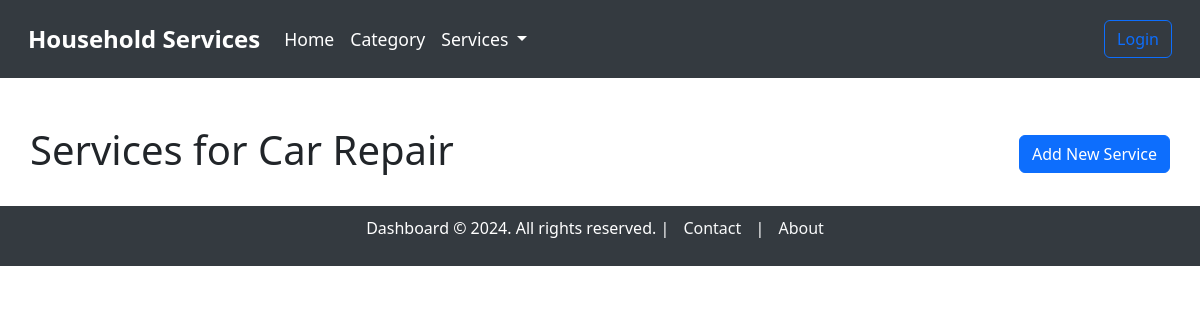
The app's page /service_dashboard/3, older data.
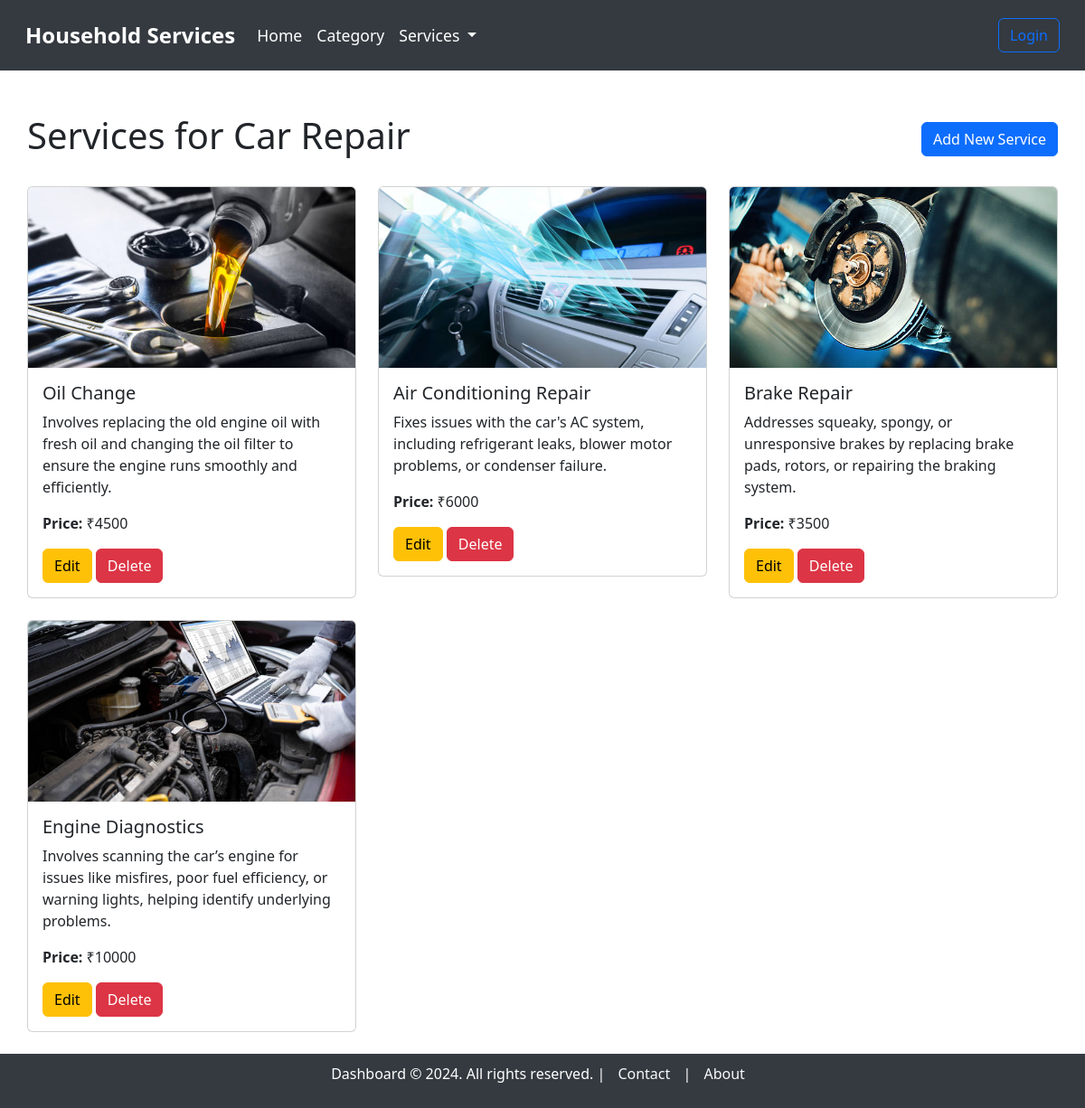
The same page, newer data.
### model.py (models this page shows, shortened)
class Category(db.Model):
    __tablename__ = "category"
    category_id = db.Column(db.Integer, autoincrement=True, primary_key=True)
    category_name = db.Column(db.String, unique=True, nullable=False)
    category_description = db.Column(db.String, nullable=False)
    picture = db.Column(db.String)  # Path to the uploaded picture

class Service(db.Model):
    __tablename__ = "service"
    service_id = db.Column(db.Integer, autoincrement=True, primary_key=True)
    category_id = db.Column(db.Integer, db.ForeignKey('category.category_id'), nullable=False)
    service_name = db.Column(db.String, unique=True, nullable=False)
    service_description = db.Column(db.String, nullable=False)
    created_at = db.Column(db.DateTime, default=datetime.utcnow)
    updated_at = db.Column(db.DateTime, default=datetime.utcnow, onupdate=datetime.utcnow)
    price = db.Column(db.Integer)
    image = db.Column(db.String)  # Path to the uploaded image

### main.py (the view)
@app.route('/service_dashboard/<int:category_id>', methods=['GET'])
def service_dashboard(category_id):
    services = Service.query.filter_by(category_id=category_id).all()
    category = Category.query.get_or_404(category_id)
    return render_template('service/service_dashboard.html', services=services, category=category)

### templates/service/service_dashboard.html (shortened to what this page needs)
{% extends 'base_dashboard.html' %}
{% block content %}
<div class="container mt-5">
    <div class="d-flex justify-content-between align-items-center mb-4">
        <h1>Services for {{ category.category_name }}</h1>
        <a href="{{ url_for('create_service', category_id=category.category_id) }}" class="btn btn-primary">Add New Service</a>
    </div>
    <div class="row">
        {% for service in services %}
            <div class="col-md-4 mb-4">
                <div class="card">
                    {% if service.image %}
                        <img src="{{ url_for('static', filename='uploads/' + service.image) }}" class="card-img-top" alt="Service Image" style="height: 200px; object-fit: cover;">
                    {% else %}
                        <img src="{{ url_for('static', filename='images/default-service.jpg') }}" class="card-img-top" alt="Default Service Image" style="height: 200px; object-fit: cover;">
                    {% endif %}
                    <div class="card-body">
                        <h5 class="card-title">{{ service.service_name }}</h5>
                        <p class="card-text">{{ service.service_description }}</p>
                        <p class="card-text"><strong>Price:</strong> ₹{{ service.price }}</p>
                        <a href="{{ url_for('edit_service', service_id=service.service_id) }}" class="btn btn-warning">Edit</a>
                        <form action="{{ url_for('delete_service', service_id=service.service_id) }}" method="POST" style="display:inline;">
                            <button type="submit" class="btn btn-danger">Delete</button>
                        </form>
                    </div>
                </div>
            </div>
        {% endfor %}
    </div>
</div>
{% endblock %}

### templates/base_dashboard.html (shortened to what this page needs)
<!DOCTYPE html>
<html lang="en">
<head>
    <link href="https://cdn.jsdelivr.net/npm/bootstrap@5.3.3/dist/css/bootstrap.min.css" rel="stylesheet"
>
</head>
<body>
    <nav class="navbar navbar-expand-lg">
        <div class="container-fluid">
            <a class="navbar-brand" href="/">Household Services</a>
            <div class="collapse navbar-collapse" id="navbarNavDropdown">
                <ul class="navbar-nav me-auto mb-2 mb-lg-0">
                    <li class="nav-item">
                        <a class="nav-link" href="/">Home</a>
                    </li>
                    <li class="nav-item">
                        <a class="nav-link" href="/category/category_dashboard.html">Category</a>
                    </li>
                    <li class="nav-item dropdown">
                        <a class="nav-link dropdown-toggle" href="#" id="navbarDropdownMenuLink" role="button"
                            data-bs-toggle="dropdown" aria-expanded="false">
                            Services
                        </a>
                    </li>
                </ul>
                <ul class="navbar-nav">
                    {% if session.get('username') %}
                        <li class="nav-item">
                            <form action="{{ url_for('logout') }}" method="POST" class="d-inline">
                                <button type="submit" class="btn btn-outline-danger">Logout</button>
                            </form>
                        </li>
                    {% else %}
                        <li class="nav-item">
                            <a class="btn btn-outline-primary" href="/login">Login</a>
                        </li>
                    {% endif %}
                </ul>
            </div>
        </div>
    </nav>
    <div class="container mt-5">
        {% block content %}
        {% endblock %}
    </div>
    <footer>
        <p>Dashboard © 2024. All rights reserved. |
            <a href="/contact">Contact</a> |
            <a href="/about">About</a>
        </p>
    </footer>
</body>
</html>

### templates/base_dashboard.html (style rules this page uses)
.navbar-brand { font-weight: bold; font-size: 1.5rem; }
.nav-item .nav-link { font-size: 1.1rem; }
.navbar { background-color: #343a40; padding: 1rem; }
.navbar .nav-link, .navbar .navbar-brand { color: white; }
footer { background-color: #343a40; color: white; padding: 10px 0; text-align: center; width: 100%; position: relative; bottom: 0; }
footer a { color: #f8f9fa; margin: 0 10px; text-decoration: none; }
body { overflow-x: hidden; }
.container { max-width: 100%; padding: 0 15px; }

Row changes from the older to the newer data that the page shows:
added Service: image (picture), service_name "Oil Change", service_description "Involves replacing the old engine oil with fresh oil and changing the oil filter to ensure the engine runs smoothly and efficiently.", price "4500"
added Service: image (picture), service_name "Air Conditioning Repair", service_description "Fixes issues with the car's AC system, including refrigerant leaks, blower motor problems, or condenser failure.", price "6000"
added Service: image (picture), service_name "Brake Repair", service_description "Addresses squeaky, spongy, or unresponsive brakes by replacing brake pads, rotors, or repairing the braking system.", price "3500"
added Service: image (picture), service_name "Engine Diagnostics", service_description "Involves scanning the car’s engine for issues like misfires, poor fuel efficiency, or warning lights, helping identify underlying problems.", price "10000"
